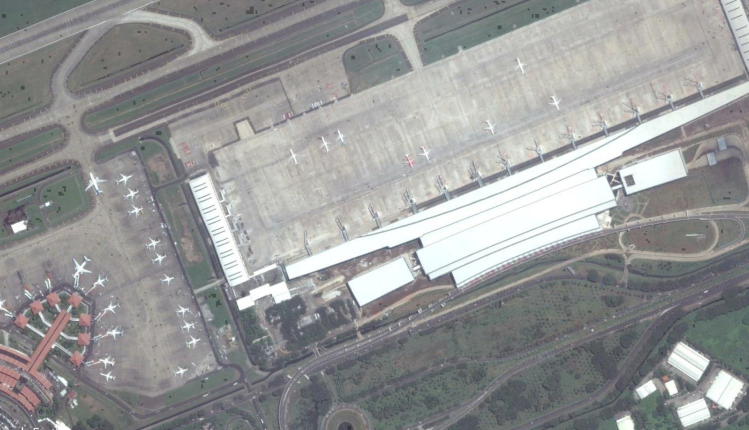
%> input picture images/cgk2016.jpg, 1498 x 860 px (shown at 1/2 size)
$ octave no3_b.m   (GNU Octave 9; MATLAB toolbox functions it lacks are replaced by stand-ins)
%> lines starting %> are read from the running program, lines starting %| are printed output that depends on the picture; in (x1, y1, x2, y2) boxes, pixels count from 0 and x2, y2 are one past the last pixel; in counts of white or black regions, pixels touching at a corner belong together; the program's own positions count from 1
### functions/gamma_transformation.m
function [IO] = gamma_transformation(I, c, p)
    a = double(I)/255;
    IO = c*(a.^p);
end

### no3_b.m
clc
clear

addpath('./functions');

ICGK2016 = imread('./images/cgk2016.jpg');
%> ICGK2016 is the input picture: size 860x1498x3 uint8; mean R, G, B 149.4, 150.4, 150.4
ICGK2004 = imread('./images/cgk2004.jpg');
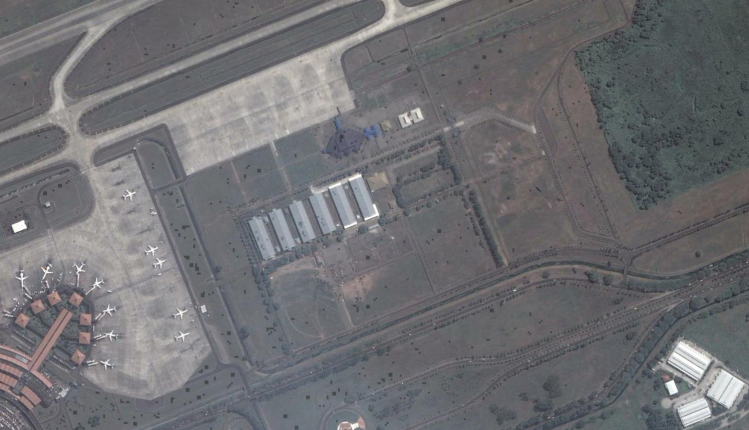
%> input picture images/cgk2004.jpg, 1498 x 860 px (shown at 1/2 size)
%> ICGK2004 is the input picture: size 860x1498x3 uint8; mean R, G, B 110.6, 110.7, 113.9


I = ICGK2016 - ICGK2004;
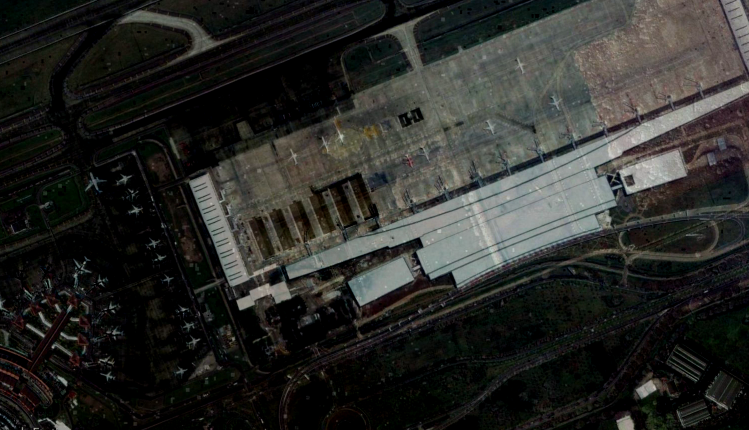
%> I: size 860x1498x3 uint8 (shown at 1/2 size); mean R, G, B 41.9, 42.5, 39.4
IGamma = gamma_transformation(I, 30, 2);
%> in gamma_transformation, `IO = c*(a.^p);`:
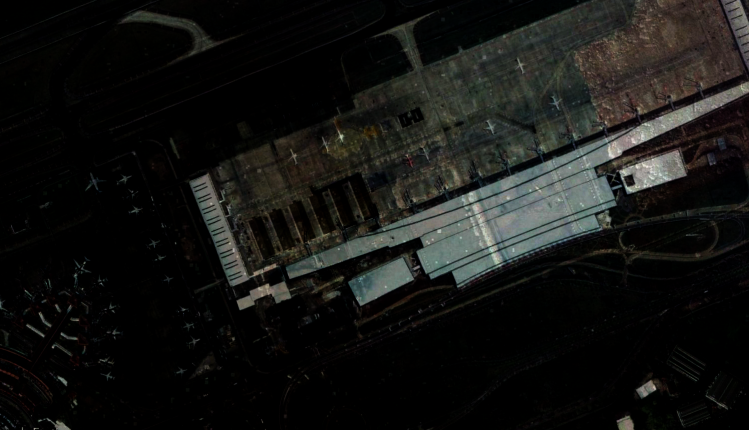
%> IO: size 860x1498x3 double (shown at 1/2 size); mean R, G, B 1.8, 1.9, 1.7; drawn with min black and max white
IGray = rgb2gray(IGamma);
IBW = im2bw(IGray, 0.7);
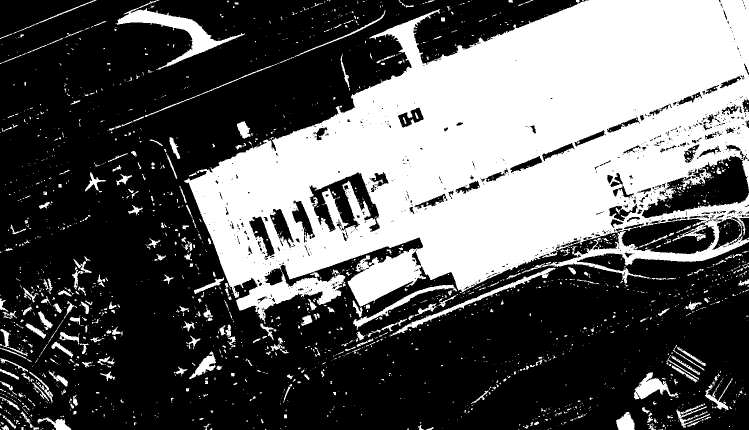
%> IBW: size 860x1498 logical (shown at 1/2 size); 36.5% white; 2109 white regions (1756 under 20 px), largest, box (x1, y1, x2, y2) and area: (368, 0, 1498, 643) 417305, (231, 0, 490, 140) 6429, (779, 536, 1111, 673) 2649
IBWOpen = bwareaopen(IBW,7000);
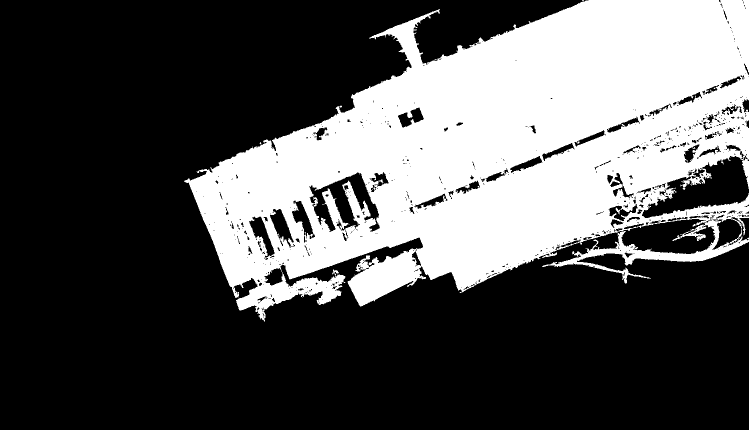
%> IBWOpen: size 860x1498 logical (shown at 1/2 size); 32.4% white; 1 white region, box (x1, y1, x2, y2) and area: (368, 0, 1498, 643) 417305


IBWOpenSize = size(IBWOpen);
%> IBWOpenSize = [860 1498]

row = IBWOpenSize(1);
%> row = 860
col = IBWOpenSize(2);
%> col = 1498

boundary = bwtraceboundary(IBWOpen,[row, col],'N');
%> boundary = []
figure
imshow(I)
hold on;

BW_filled = imfill(IBWOpen,'holes');
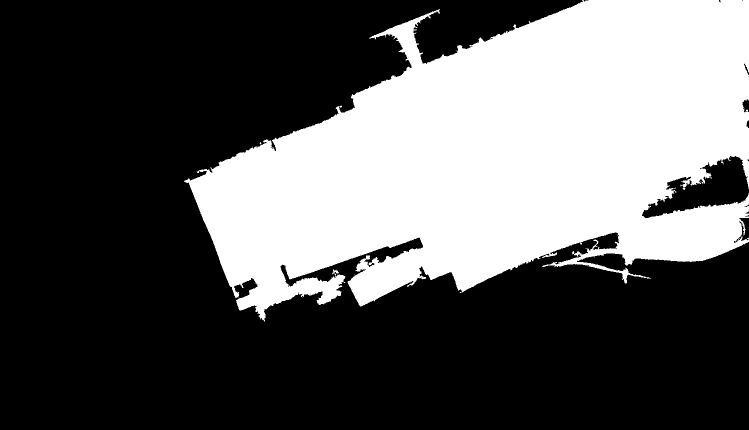
%> BW_filled: size 860x1498 logical (shown at 1/2 size); 35.5% white; 1 white region, box (x1, y1, x2, y2) and area: (368, 0, 1498, 643) 457518
boundaries = bwboundaries(BW_filled);
%> boundaries = 1 boundary; box (x1, y1, x2, y2) and points: (368, 0, 1498, 643) 7363

for k=1:size(boundaries,1)
   b = boundaries{k};
   plot(b(:,2),b(:,1),'r','LineWidth',1);
end
%> this loop made 1 pass
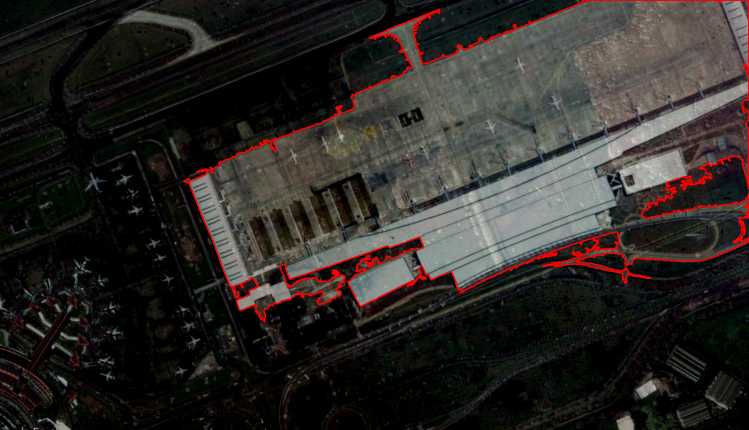
%> figure redrawn from the program's plot data; shown at 1/2 size

fprintf('Luas Area: %d\n', sum(IBWOpen(:)));
%| Luas Area: 417305
